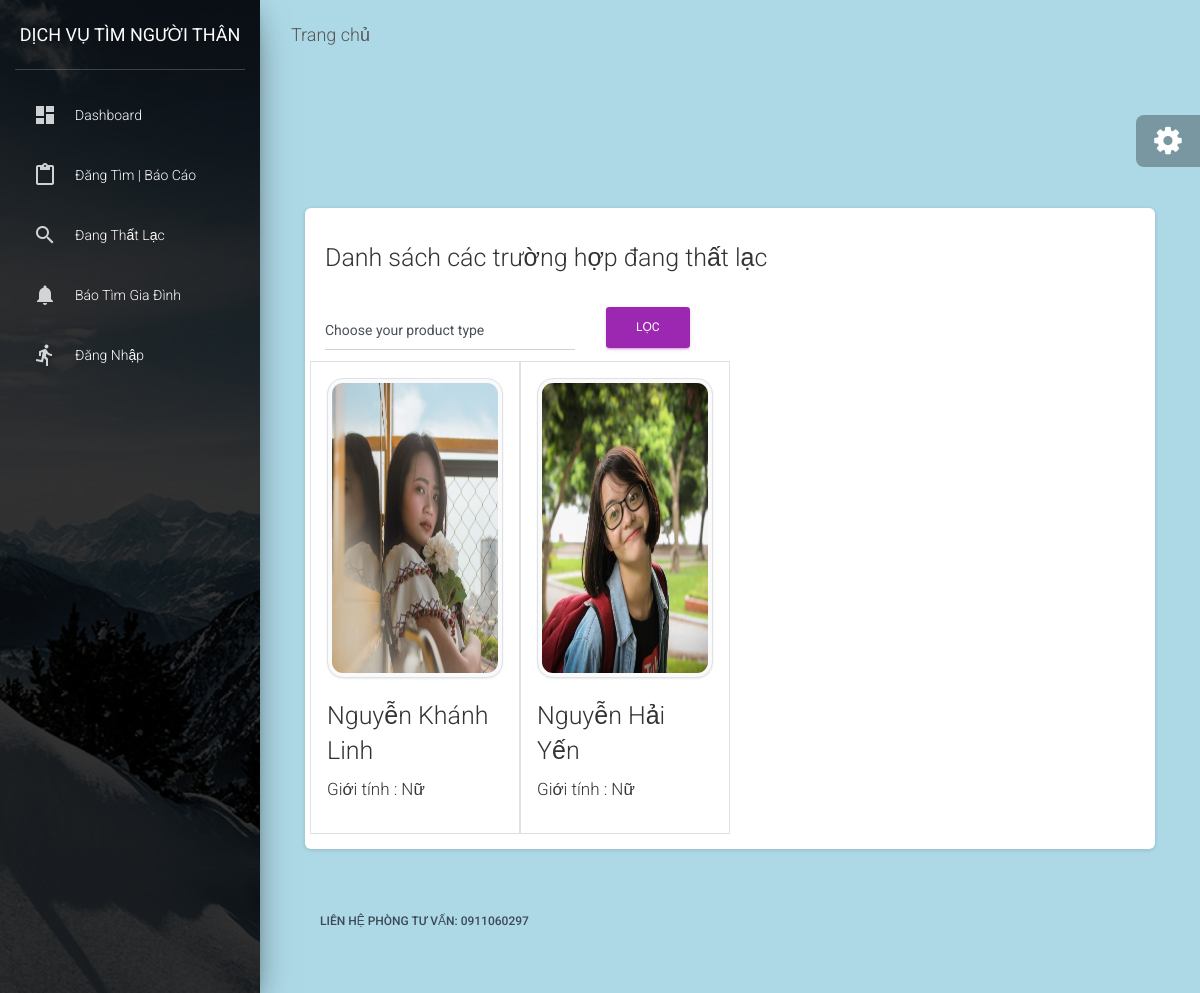
/missing/, run on an earlier commit of the app's database.
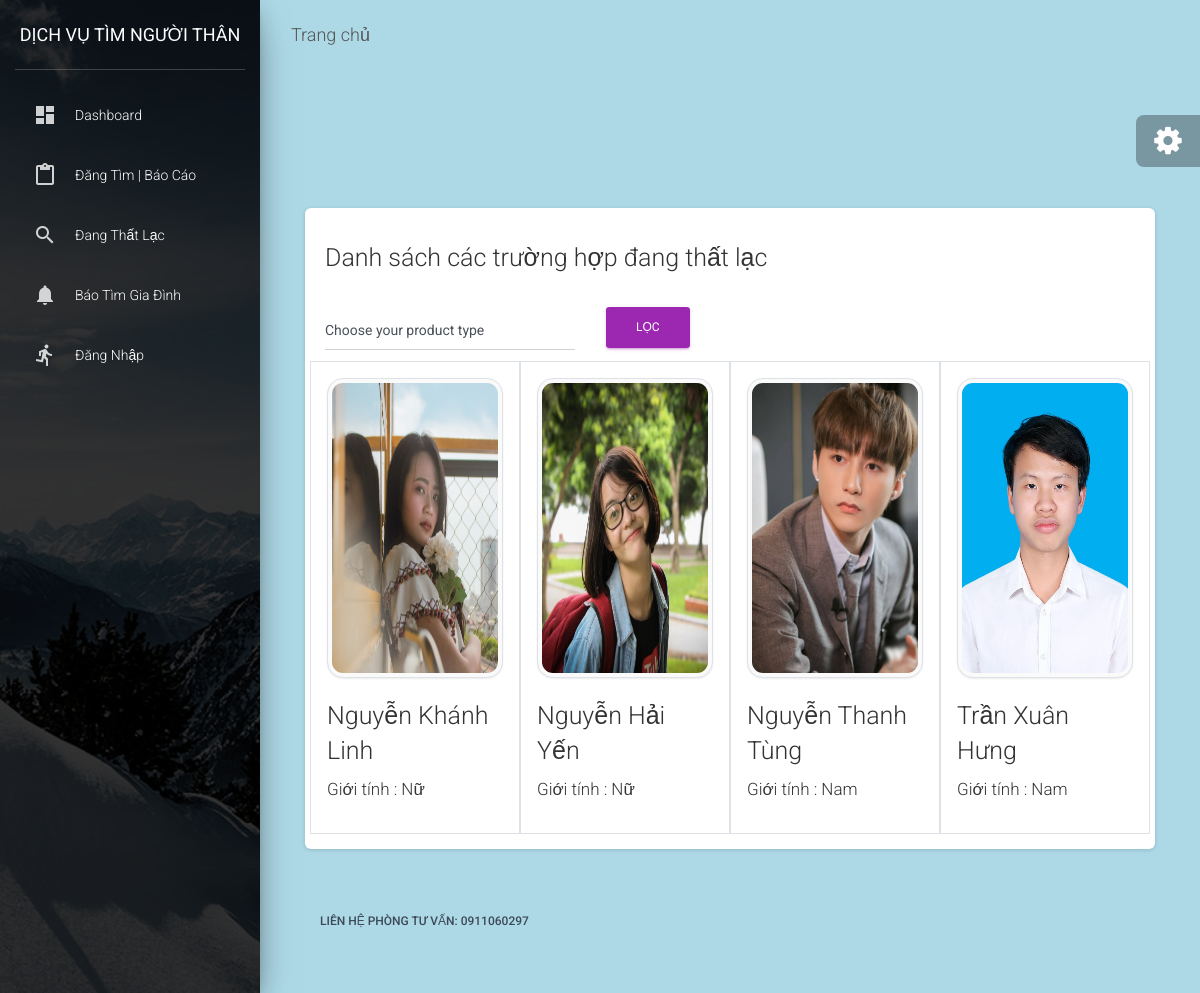
And on a later commit of the database.
### center/models.py (models this page shows)
class MissingPeople(models.Model):
    id = models.AutoField(db_column='ID', primary_key=True)  # Field name made lowercase.
    user = models.ForeignKey(User,models.DO_NOTHING, db_column='UserID')
    name = models.CharField(db_column='name', max_length=255, null=True, blank=True)
    gender= models.CharField (db_column='gender', max_length=100, null=True, blank=True)
    status = models.CharField(db_column='status',max_length=255, null=True,  blank=True)
    image = models.ImageField(db_column='image', null=True, upload_to='missing')
    description = models.CharField(db_column='description', blank=True, max_length=2550, null=True)
    class Meta:
        db_table = 'MissingPeople'

### center/views.py (the view)
# urls.py: path('missing/', missing_list, name="missing"),
def missing_list(request):
    missing_list = MissingPeople.objects.filter(status='1')
    if missing_list != None:
        return render(request, 'missing_list.html', {'items': missing_list, 'title':"Danh sách các trường hợp đang thất lạc"})
    else:
        return render(request, 'missing_list.html', {'items': []})

### center/templates/missing_list.html (shortened to what this page needs)
{% extends 'layouts/base.html' %}
{% block content %}
<div class="header bg-gradient-primary pb-8 pt-5 pt-md-8">
</div>
<div class="container-fluid mt--7">
    <div class="row">
        <div class="col">
            <div class="card shadow">
                <div class="card-header bg-transparent">
                    <h3 class="mb-0">{{title}}</h3>
                </div>
                <div class="card-body">
                    <div class="row">
                        <div class="col-lg-4">
                            <div class="form-group">
                                <select id="product-type-filter" class="form-control form-control-alternative">
                                    <option value="" disabled selected>Choose your product type</option>
                                </select>
                            </div>
                        </div>
                        <div class="col-lg-2">
                            <a href="#!" class="btn btn-md btn-primary">Lọc</a>
                        </div>
                    </div>
                    <div class="row">
                        {% for item in items %}
                        <div class="col-md-3 border px-3 py-3" style="cursor: pointer;">
                            <a href="/missingdetail?missing_id={{ item.id }}">
                                <img style="height: 300px; width: auto;" src="{{item.image.url}}" class="img-thumbnail" alt="">
                                <div class="d-flex flex-row justify-content-start">
                                    <h3>{{ item.name }}</h3>
                                </div>
                                <div class="d-flex flex-row justify-content-start">
                                    <h5>Giới tính : {{ item.gender }}</h5>
                                </div>
                            </a>
                        </div>
                        {% endfor %}
                    </div>
                </div>
            </div>
        </div>
        {% endblock content %}

### center/templates/layouts/base.html (shortened to what this page needs)
<!DOCTYPE html>
<html lang="en">
<head>
  <link rel="stylesheet" href="https://maxcdn.bootstrapcdn.com/font-awesome/latest/css/font-awesome.min.css">
  <link href="/static/assets/css/material-dashboard.css?v=2.1.1" rel="stylesheet" />
</head>
<body class="" style="background-color: lightblue
;">
  <div class="wrapper ">
    {% include 'includes/sidebar.html' %}
    <div class="main-panel">
      {% include 'includes/navigation.html' %}
      <div class="content">
        <div class="container-fluid">
          {% block content %}{% endblock content %}
        </div>
      </div>
      {% include 'includes/footer.html' %}
    </div>
  </div>
  {% include 'includes/fixed-plugin.html' %}
</body>
</html>

### center/templates/includes/sidebar.html (shortened to what this page needs)
    <div class="sidebar" data-color="purple" data-background-color="black"  data-image="/static/assets/img/sidebar-1.jpg">
      <div class="logo">
        <a target="_blank" rel="noopener noreferrer"
           target="_blank" rel="noopener noreferrer"
           href="https://www.creative-tim.com/product/material-dashboard-django" class="simple-text logo-normal">
          Dịch vụ tìm người thân
        </a>
      </div>
      <div class="sidebar-wrapper">
        <ul class="nav">
          <li class="nav-item {% if 'index' == segment %} active {% endif %}">
            <a class="nav-link" href="/">
              <i class="material-icons">dashboard</i>
              <p>Dashboard</p>
            </a>
          </li>
          <li class="nav-item {% if 'page-user' in segment %} active {% endif %}">
            <a class="nav-link" href="/page-user.html">
              <i class="material-icons">content_paste</i>
              <p>Đăng tìm | Báo cáo</p>
            </a>
          </li>
          <li class="nav-item ">
            <a class="nav-link" href="{% url 'missing' %}" >
              <i class="material-icons">search</i>
              <p>Đang thất lạc
              </p>
            </a>
          </li>
          <li class="nav-item ">
            <a class="nav-link" href="{% url 'missing' %}" >
              <i class="material-icons">notifications</i>
              <p>Báo tìm gia đình
              </p>
            </a>
          </li>
          {% if not user.is_authenticated %}
          <li class="nav-item ">
            <a class="nav-link" href="{% url 'login' %}" >
              <i class="material-icons">directions_run</i>
              <p>Đăng nhập</p>
            </a>
          </li>
          {% endif %}
        </ul>
      </div>
    </div>

### center/templates/includes/navigation.html (shortened to what this page needs)
      <nav class="navbar navbar-expand-lg navbar-transparent navbar-absolute fixed-top ">
        <div class="container-fluid">
          <div class="navbar-wrapper">
            <a class="navbar-brand" href="#pablo" >Trang chủ</a>
          </div>
        </div>
      </nav>

### center/templates/includes/footer.html
    <footer class="footer">
        <div class="container-fluid">
          <nav class="float-left">
            <ul>
              <li>
                <a target="_blank" rel="noopener noreferrer"
                   href="https://www.creative-tim.com/product/material-dashboard-django">
                   Liên hệ phòng tư vấn: 0911060297
                </a>
              </li>
            </ul>
          </nav>
        </div>
    </footer>

### center/templates/includes/fixed-plugin.html (shortened to what this page needs)
  <div class="fixed-plugin">
    <div class="dropdown show-dropdown">
      <a href="#" data-toggle="dropdown">
        <i class="fa fa-cog fa-2x"> </i>
      </a>
    </div>
  </div>

What changed in the data, as far as the page shows it:
added MissingPeople: image (picture), name "Nguyễn Thanh Tùng", gender "Nam"
added MissingPeople: image (picture), name "Trần Xuân Hưng", gender "Nam"
